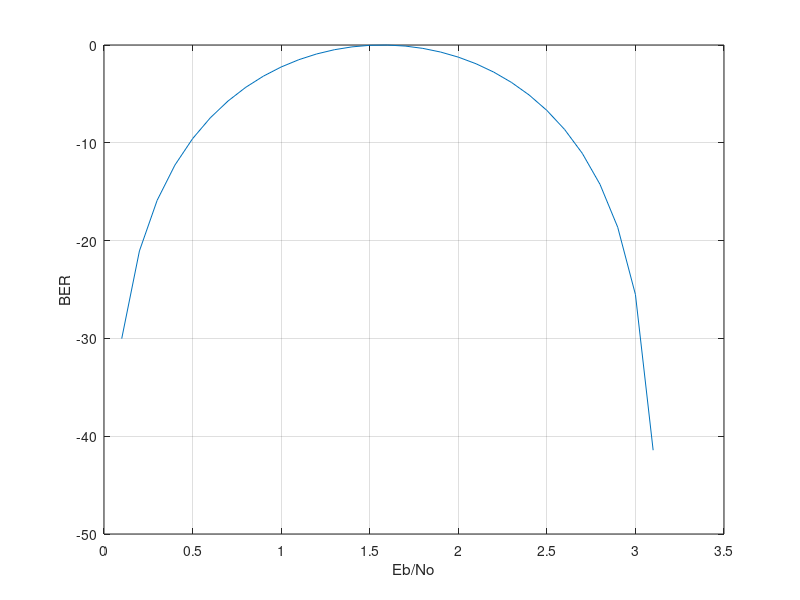

Source code (MATLAB): (Note: this script raises an error after producing the figure.)
%%
close all 
clear all
clc
%%Units

%Frequency 
F = 978;
%Distance
D = 10756;
%Pt = Transmission Power;
Pt = 20;
% Transmission antenna_gain;
AG_Tx = 0;
%Path loss  
Pl= 3;
%Free Space Loss/ Spreading loss  
L1 = 10*log10(((0.3.^2)/(4*pi*(D).^2)))
% Receiver antenna_gain
AG_Rx= 10;
% Power Received
Pr = Pt + AG_Tx + L1 + Pl;
% Antenna Sensitivity
Rs = -93;
%datarate
R = 1.041667*1.0e6;
%bandwith
B= 2*R;
%Bit Error Rate
BER = 3e-5;
theta = 0:0.1:pi;
plot (theta, 10*log10(sin(theta).^3));
%Signal to Noise Ratio 
SNR = Pr - Rs
Eb_No = SNR + 10*log10(B/R);


fprintf('Link Margin  = %6.2f\n', SNR);

xlabel('Eb/No');
ylabel('BER');
grid on;
[x,y] = ginput(1);
fprintf('Graph value = (%6.3f,  %6.3f)\n' ,x, y);
histogram (Pr, nbins)

%Noise power 
%%N = -228.6 + 10* log 10(
